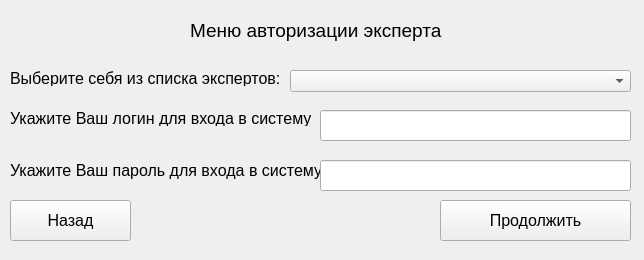
<?xml version="1.0" encoding="UTF-8"?>
<ui version="4.0">
 <class>Authorization_expert</class>
 <widget class="QMainWindow" name="Authorization_expert">
  <property name="geometry">
   <rect>
    <x>0</x>
    <y>0</y>
    <width>644</width>
    <height>260</height>
   </rect>
  </property>
  <property name="windowTitle">
   <string>Авторизация эксперта</string>
  </property>
  <widget class="QWidget" name="centralwidget">
   <widget class="QLabel" name="label_name_expert">
    <property name="geometry">
     <rect>
      <x>10</x>
      <y>70</y>
      <width>271</width>
      <height>16</height>
     </rect>
    </property>
    <property name="font">
     <font>
      <family>Arial</family>
      <pointsize>12</pointsize>
     </font>
    </property>
    <property name="text">
     <string>Выберите себя из списка экспертов:</string>
    </property>
   </widget>
   <widget class="QLabel" name="label_login_expert">
    <property name="geometry">
     <rect>
      <x>10</x>
      <y>110</y>
      <width>301</width>
      <height>16</height>
     </rect>
    </property>
    <property name="font">
     <font>
      <family>Arial</family>
      <pointsize>12</pointsize>
     </font>
    </property>
    <property name="text">
     <string>Укажите Ваш логин для входа в систему:</string>
    </property>
   </widget>
   <widget class="QLineEdit" name="lineEdit_login_expert">
    <property name="geometry">
     <rect>
      <x>320</x>
      <y>110</y>
      <width>311</width>
      <height>31</height>
     </rect>
    </property>
    <property name="font">
     <font>
      <family>Arial</family>
      <pointsize>12</pointsize>
     </font>
    </property>
    <property name="readOnly">
     <bool>true</bool>
    </property>
   </widget>
   <widget class="QLabel" name="label_password_expert">
    <property name="geometry">
     <rect>
      <x>10</x>
      <y>160</y>
      <width>321</width>
      <height>21</height>
     </rect>
    </property>
    <property name="font">
     <font>
      <family>Arial</family>
      <pointsize>12</pointsize>
     </font>
    </property>
    <property name="text">
     <string>Укажите Ваш пароль для входа в систему:</string>
    </property>
   </widget>
   <widget class="QLineEdit" name="lineEdit_password_expert">
    <property name="geometry">
     <rect>
      <x>320</x>
      <y>160</y>
      <width>311</width>
      <height>31</height>
     </rect>
    </property>
    <property name="font">
     <font>
      <family>Arial</family>
      <pointsize>12</pointsize>
     </font>
    </property>
    <property name="readOnly">
     <bool>true</bool>
    </property>
   </widget>
   <widget class="QPushButton" name="pushButton_exit">
    <property name="geometry">
     <rect>
      <x>10</x>
      <y>200</y>
      <width>121</width>
      <height>41</height>
     </rect>
    </property>
    <property name="font">
     <font>
      <family>Arial</family>
      <pointsize>12</pointsize>
     </font>
    </property>
    <property name="text">
     <string>Назад</string>
    </property>
   </widget>
   <widget class="QPushButton" name="pushButton_next">
    <property name="geometry">
     <rect>
      <x>440</x>
      <y>200</y>
      <width>191</width>
      <height>41</height>
     </rect>
    </property>
    <property name="font">
     <font>
      <family>Arial</family>
      <pointsize>12</pointsize>
     </font>
    </property>
    <property name="text">
     <string>Продолжить</string>
    </property>
   </widget>
   <widget class="QComboBox" name="comboBox_select_expert">
    <property name="geometry">
     <rect>
      <x>290</x>
      <y>70</y>
      <width>341</width>
      <height>22</height>
     </rect>
    </property>
    <property name="font">
     <font>
      <family>Arial</family>
      <pointsize>12</pointsize>
     </font>
    </property>
   </widget>
   <widget class="QLabel" name="label_menu_expert">
    <property name="geometry">
     <rect>
      <x>190</x>
      <y>20</y>
      <width>271</width>
      <height>21</height>
     </rect>
    </property>
    <property name="font">
     <font>
      <family>Arial</family>
      <pointsize>14</pointsize>
      <weight>50</weight>
      <bold>false</bold>
     </font>
    </property>
    <property name="text">
     <string>Меню авторизации эксперта</string>
    </property>
   </widget>
  </widget>
 </widget>
 <resources/>
 <connections/>
</ui>
